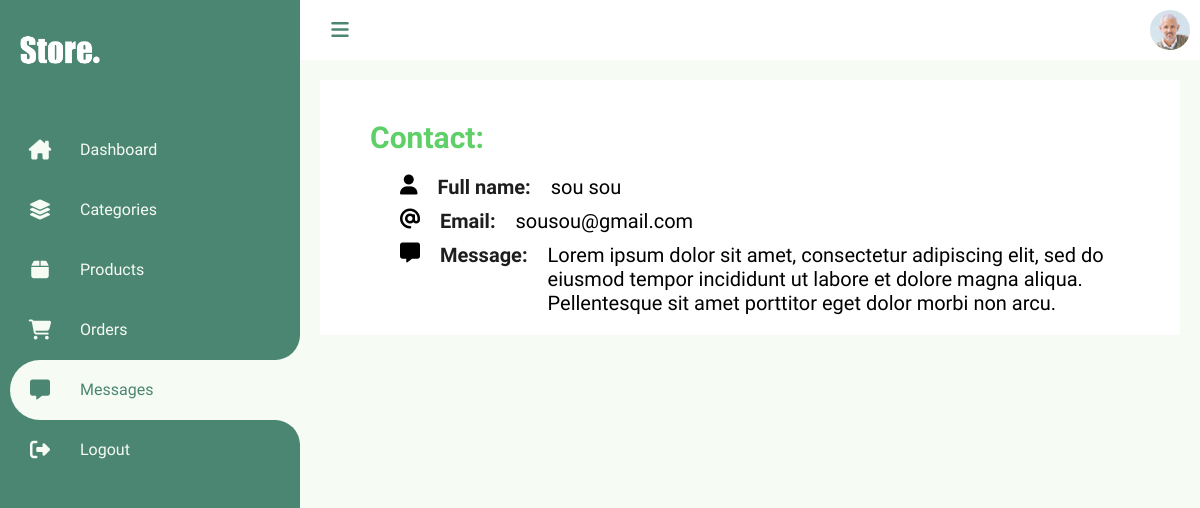
Screenshot of /Views/admin/contacts/message.php?id=3 (signed in) with the database file from the repository.
### tables this page shows
CREATE TABLE `contact` (
  `id` int(11) NOT NULL,
  `fname` varchar(255) NOT NULL,
  `email` varchar(255) NOT NULL,
  `message` text NOT NULL,
  `created_at` timestamp NOT NULL DEFAULT current_timestamp() ON UPDATE current_timestamp()
);

### Models/DbConnection.php (called while the page is built, shortened)
<?php
class DbConnection
{
    private $host = 'localhost';
    private $username = 'root';
    private $password = '';
    private $database = 'store';
    protected $connection;
    public function __construct()
    {
        if (!isset($this->connection)) {
            $this->connection = new mysqli($this->host, $this->username, $this->password, $this->database);
        }
        return $this->connection;
    }
}

### Models/Contact.php (called while the page is built, shortened)
<?php
include_once('C:\xampp\htdocs\Store\Models\DbConnection.php');
class Contact extends DbConnection
{
    private $table = "contact";
    public function messagebyid($id)
    {
        $sel = "SELECT * FROM $this->table where id=$id";
        $sel1 = $this->connection->query($sel);
        return mysqli_fetch_array($sel1);
    }
}

### Views/admin/contacts/message.php (the view, shortened to what this page needs)
<?php
include_once("../../../Models/Contact.php");
$id = $_GET['id'];
$message = new Contact();
$data = $message->messagebyid($id);
?>
<!DOCTYPE html>
<html lang="en">
<head>
    <link rel="stylesheet" href="http://localhost/Store/Views/css/admin-style.css">
    <link rel="stylesheet" href="https://cdnjs.cloudflare.com/ajax/libs/font-awesome/6.2.0/css/all.min.css" />
</head>
<body>
    <div class="container">
        <?php
        include('../../includes/admin-navbar.php'); ?>
        <div class="main">
            <div class="topbar">
                <div class="toggle">
                    <i class="fa-solid fa-bars icon"></i>
                </div>
                <div class="user">
                    <img src="http://localhost/Store/Views/images/admin.jpg" alt="admin">
                </div>
            </div>
            <div class="card">
                <h1>Contact:</h1>
                <div class="item">
                    <i class="fa-solid fa-user"></i>
                    <label>Full name:</label>
                    <p><?php echo $data['fname']; ?></p>
                </div>
                <div class="item">
                    <i class="fa-solid fa-at"></i>
                    <label>Email:</label>
                    <p><?php echo $data['email']; ?></p>
                </div>
                <div class="item">
                    <i class="fa-solid fa-message"></i>
                    <label>Message:</label>
                    <p><?php echo $data['message']; ?></p>
                </div>
            </div>
        </div>
    </div>
</body>
</html>

### Views/css/admin-style.css (style rules this page uses)
:root { --white: #F6FBF4; --dark: #1E1E1E; --lightGreen: #5FD068; --darkGreen: #4B8673; --beige: #F5DF99; }
* { margin: 0px; padding: 0px; box-sizing: border-box; scroll-behavior: smooth; }
body { background-color: var(--white); font-family: 'Dosis', sans-serif; }
.container { position: relative; width: 100%; }
.main { position: absolute; width: calc(100% - 300px); left: 300px; min-height: 100vh; background-color: var(--white); transition: 0.5s; }
.topbar { width: 100%; height: 60px; display: flex; justify-content: space-between; align-items: center; padding: 0px 10px; background-color: white; }
.toggle { position: relative; width: 60px; height: 60px; color: var(--darkGreen); display: flex; justify-content: center; align-items: center; font-size: 1.25em; cursor: pointer; }
.user { position: relative; width: 40px; height: 40px; border-radius: 50%; overflow: hidden; cursor: pointer; }
.user img { position: absolute; top: 0; left: 0; width: 100%; height: 100%; object-fit: cover; }
.main h1 { margin: 20px 30px; font-weight: 300; color: var(--dark); }
.card { background-color: white; padding: 20px; margin: 20px; display: block; }
.card h1 { color: var(--lightGreen); font-weight: 700; font-size: 30px; font-family: 'Signika', sans-serif; }
.card .item { display: flex; font-size: 20px; margin-left: 60px; }
.card .item label { color: var(--dark); font-weight: 700; margin: 0px 20px 10px 20px; }

### rows the page displays
contact: fname "sou sou", email "sousou@gmail.com", message "Lorem ipsum dolor sit amet, consectetur adipiscing elit, sed do eiusmod tempor incididunt ut labore et dolore magna aliqua. Pellentesque sit amet porttitor eget dolor morbi non arcu."
